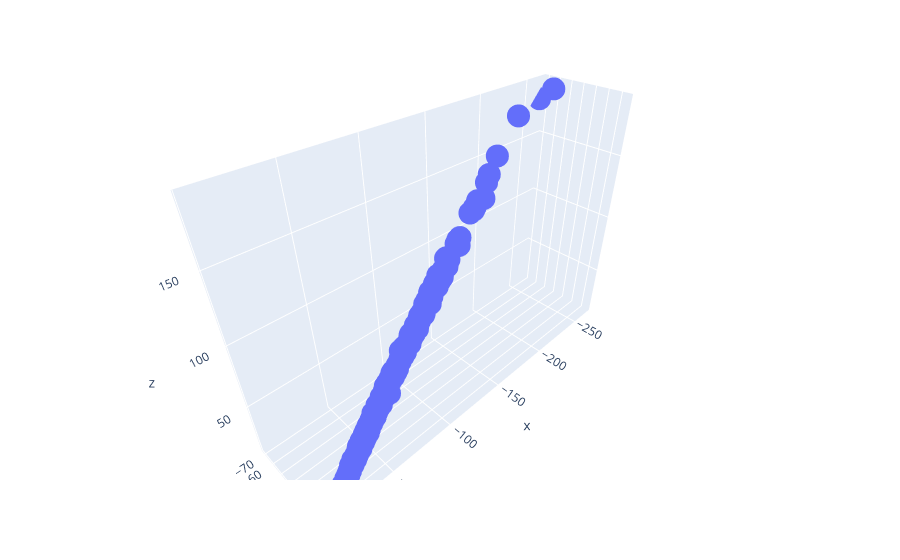

Source (notebook cell):
### Code cell
plt.scatter_3d(x = x_reduced[:, 0], y = x_reduced[:, 1], z = x_reduced[:, 2])

### Figure 1 — Plotly figure (JSON) as saved in the notebook; plotly's stock layout.template omitted (floating-point values rounded to 4 significant figures; data arrays with more than 128 entries replaced by an {"elided": "..."} marker saying what was removed)
{"data": [{"hovertemplate": "x=%{x}<br>y=%{y}<br>z=%{z}<extra></extra>", "legendgroup": "", "marker": {"color": "#636efa", "symbol": "circle"}, "mode": "markers", "name": "", "scene": "scene", "showlegend": false, "type": "scatter3d", "x": {"elided": "569 float values"}, "y": {"elided": "569 float values"}, "z": {"elided": "569 float values"}}], "layout": {"legend": {"tracegroupgap": 0}, "margin": {"t": 60}, "scene": {"domain": {"x": [0, 1], "y": [0, 1]}, "xaxis": {"title": {"text": "x"}}, "yaxis": {"title": {"text": "y"}}, "zaxis": {"title": {"text": "z"}}}}}
